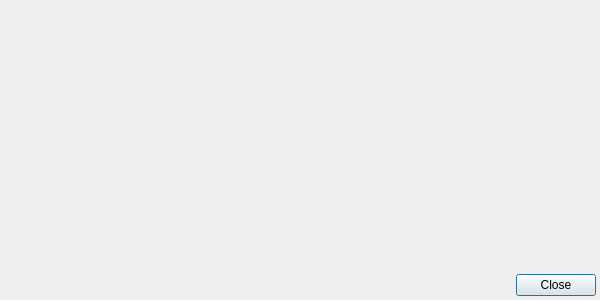
<?xml version="1.0" encoding="UTF-8"?>
<ui version="4.0">
 <class>ZulipAboutDialog</class>
 <widget class="QDialog" name="ZulipAboutDialog">
  <property name="geometry">
   <rect>
    <x>0</x>
    <y>0</y>
    <width>600</width>
    <height>300</height>
   </rect>
  </property>
  <property name="windowTitle">
   <string>About Zulip</string>
  </property>
  <layout class="QVBoxLayout" name="verticalLayout">
   <property name="margin">
    <number>4</number>
   </property>
   <item>
    <widget class="HWebView" name="webView" native="true">
     <property name="url" stdset="0">
      <url>
       <string>about:blank</string>
      </url>
     </property>
    </widget>
   </item>
   <item>
    <widget class="QDialogButtonBox" name="buttonBox">
     <property name="orientation">
      <enum>Qt::Horizontal</enum>
     </property>
     <property name="standardButtons">
      <set>QDialogButtonBox::Close</set>
     </property>
    </widget>
   </item>
  </layout>
 </widget>
 <customwidgets>
  <customwidget>
   <class>HWebView</class>
   <extends>QWidget</extends>
   <header>webview/HWebView.h</header>
  </customwidget>
 </customwidgets>
 <resources/>
 <connections>
  <connection>
   <sender>buttonBox</sender>
   <signal>accepted()</signal>
   <receiver>ZulipAboutDialog</receiver>
   <slot>accept()</slot>
   <hints>
    <hint type="sourcelabel">
     <x>248</x>
     <y>254</y>
    </hint>
    <hint type="destinationlabel">
     <x>157</x>
     <y>274</y>
    </hint>
   </hints>
  </connection>
  <connection>
   <sender>buttonBox</sender>
   <signal>rejected()</signal>
   <receiver>ZulipAboutDialog</receiver>
   <slot>reject()</slot>
   <hints>
    <hint type="sourcelabel">
     <x>316</x>
     <y>260</y>
    </hint>
    <hint type="destinationlabel">
     <x>286</x>
     <y>274</y>
    </hint>
   </hints>
  </connection>
 </connections>
</ui>
